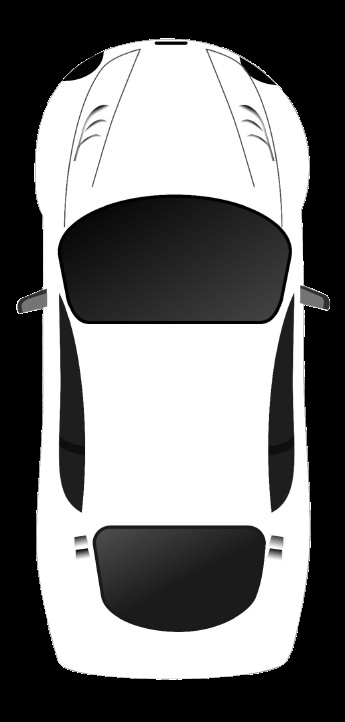
#> input picture Kalibri_AR/car.png, 345 x 722 px
$ python kalibri_ar.py
#> lines starting #> are read from the running program, lines starting #| are printed output that depends on the picture; after the words box and inside, x2 and y2 are one past the last pixel; in counts of white or black regions, pixels touching at a corner belong together
import math
from pathlib import Path

import cv2
import numpy as np

VIDEO_PATH = "sample.mp4"
CAR_IMAGE_PATH = "car.png"
OUTPUT_VIDEO_PATH = "ar_car_slow_turns.mp4"
CALIBRATION_CACHE_PATH = "camera_calibration_result.npz"

PATTERN_SIZE = (10, 7)   # checkerboard inner corners: columns, rows
SQUARE_SIZE = 25.0       # millimeters

FRAME_STEP_FOR_CALIBRATION = 10
MIN_VALID_FRAMES = 12

SHOW_PREVIEW = False
DRAW_AXES = True
DRAW_TRACK = False
DRAW_CORNERS = False
DRAW_INFO = True

# Car dimensions on the checkerboard plane.
CAR_LENGTH_CELLS = 2.10
CAR_WIDTH_CELLS = 1.05

# Slower motion than before.
PATH_SPEED_CELLS_PER_FRAME = 0.032

# Sprite heading correction.
# The provided car sprite points upward in image coordinates.
# This offset makes the car face the actual direction of travel.
SPRITE_FORWARD_OFFSET_RAD = math.pi / 2.0


def load_rgba_image(path: str) -> np.ndarray:
    image = cv2.imread(path, cv2.IMREAD_UNCHANGED)
    if image is None:
        raise RuntimeError(f"Failed to load image: {path}")

    if image.ndim == 2:
        image = cv2.cvtColor(image, cv2.COLOR_GRAY2BGRA)
    elif image.shape[2] == 3:
        alpha = np.full((image.shape[0], image.shape[1], 1), 255, dtype=np.uint8)
        image = np.concatenate([image, alpha], axis=2)

    return image


def build_object_points(pattern_size, square_size):
    cols, rows = pattern_size
    objp = np.zeros((rows * cols, 3), np.float32)
    objp[:, :2] = np.mgrid[0:cols, 0:rows].T.reshape(-1, 2) * square_size
    return objp


# [54 lines left out: function collect_calibration_points, not called in this run]


def load_or_calibrate(video_path):
    cache_path = Path(CALIBRATION_CACHE_PATH)
    if cache_path.exists():
        data = np.load(str(cache_path))
        return data["camera_matrix"], data["dist_coeffs"]

    object_points, image_points, image_size = collect_calibration_points(
        video_path,
        PATTERN_SIZE,
        SQUARE_SIZE,
        FRAME_STEP_FOR_CALIBRATION,
    )

    if len(image_points) < MIN_VALID_FRAMES:
        raise RuntimeError(
            f"Not enough valid calibration detections: found {len(image_points)}, "
            f"need at least {MIN_VALID_FRAMES}."
        )

    _, camera_matrix, dist_coeffs, _, _ = cv2.calibrateCamera(
        object_points,
        image_points,
        image_size,
        None,
        None,
    )

    np.savez(
        str(cache_path),
        camera_matrix=camera_matrix,
        dist_coeffs=dist_coeffs,
    )

    return camera_matrix, dist_coeffs


def detect_pose(frame, camera_matrix, dist_coeffs):
    gray = cv2.cvtColor(frame, cv2.COLOR_BGR2GRAY)
    flags = (
        cv2.CALIB_CB_ADAPTIVE_THRESH
        + cv2.CALIB_CB_NORMALIZE_IMAGE
        + cv2.CALIB_CB_FAST_CHECK
    )

    found, corners = cv2.findChessboardCorners(gray, PATTERN_SIZE, flags)
    if not found:
        return None, None, None

    criteria = (
        cv2.TERM_CRITERIA_EPS + cv2.TERM_CRITERIA_MAX_ITER,
        30,
        0.001,
    )
    corners = cv2.cornerSubPix(
        gray,
        corners,
        (11, 11),
        (-1, -1),
        criteria,
    )

    objp = build_object_points(PATTERN_SIZE, SQUARE_SIZE)
    success, rvec, tvec = cv2.solvePnP(objp, corners, camera_matrix, dist_coeffs)
    if not success:
        return None, None, None

    return rvec, tvec, corners


def project_points(points_3d, rvec, tvec, camera_matrix, dist_coeffs):
    projected, _ = cv2.projectPoints(
        np.asarray(points_3d, dtype=np.float32),
        rvec,
        tvec,
        camera_matrix,
        dist_coeffs,
    )
    return projected.reshape(-1, 2)


def alpha_blend_rgba_onto_bgr(dst_bgr, src_rgba):
    alpha = src_rgba[:, :, 3:4].astype(np.float32) / 255.0
    src = src_rgba[:, :, :3].astype(np.float32)
    dst = dst_bgr.astype(np.float32)
    blended = src * alpha + dst * (1.0 - alpha)
    np.copyto(dst_bgr, np.clip(blended, 0, 255).astype(np.uint8))


def warp_rgba_to_quad(frame, rgba, quad_2d):
    h, w = rgba.shape[:2]
    src = np.array(
        [[0, 0], [w - 1, 0], [w - 1, h - 1], [0, h - 1]],
        dtype=np.float32,
    )
    dst = np.asarray(quad_2d, dtype=np.float32)
    H = cv2.getPerspectiveTransform(src, dst)
    warped = cv2.warpPerspective(
        rgba,
        H,
        (frame.shape[1], frame.shape[0]),
        flags=cv2.INTER_LINEAR,
        borderMode=cv2.BORDER_CONSTANT,
        borderValue=(0, 0, 0, 0),
    )
    alpha_blend_rgba_onto_bgr(frame, warped)


def rotate_sprite_keep_alpha(sprite_rgba, angle_deg):
    h, w = sprite_rgba.shape[:2]
    center = (w * 0.5, h * 0.5)

    rotation = cv2.getRotationMatrix2D(center, angle_deg, 1.0)
    cos_v = abs(rotation[0, 0])
    sin_v = abs(rotation[0, 1])

    new_w = int(math.ceil((h * sin_v) + (w * cos_v)))
    new_h = int(math.ceil((h * cos_v) + (w * sin_v)))

    rotation[0, 2] += (new_w * 0.5) - center[0]
    rotation[1, 2] += (new_h * 0.5) - center[1]

    rotated = cv2.warpAffine(
        sprite_rgba,
        rotation,
        (new_w, new_h),
        flags=cv2.INTER_LINEAR,
        borderMode=cv2.BORDER_CONSTANT,
        borderValue=(0, 0, 0, 0),
    )
    return rotated


def draw_axes(frame, rvec, tvec, camera_matrix, dist_coeffs, axis_len=70.0):
    axis = np.float32([
        [0, 0, 0],
        [axis_len, 0, 0],
        [0, axis_len, 0],
        [0, 0, -axis_len],
    ])
    imgpts = project_points(axis, rvec, tvec, camera_matrix, dist_coeffs).astype(np.int32)
    o, x, y, z = imgpts
    cv2.line(frame, tuple(o), tuple(x), (0, 0, 255), 3, cv2.LINE_AA)
    cv2.line(frame, tuple(o), tuple(y), (0, 255, 0), 3, cv2.LINE_AA)
    cv2.line(frame, tuple(o), tuple(z), (255, 0, 0), 3, cv2.LINE_AA)


class RoundedRectangleTrack:
    def __init__(self, xmin, ymin, xmax, ymax, radius):
        if xmax <= xmin or ymax <= ymin:
            raise ValueError("Invalid track bounds.")
        width = xmax - xmin
        height = ymax - ymin
        max_radius = 0.5 * min(width, height) - 1e-6
        self.r = max(0.01, min(radius, max_radius))
        self.xmin = xmin
        self.ymin = ymin
        self.xmax = xmax
        self.ymax = ymax
        self.width = width
        self.height = height

        self.top_len = self.width - 2.0 * self.r
        self.right_len = self.height - 2.0 * self.r
        self.bottom_len = self.top_len
        self.left_len = self.right_len
        self.arc_len = 0.5 * math.pi * self.r

        self.segment_lengths = [
            self.top_len,
            self.arc_len,
            self.right_len,
            self.arc_len,
            self.bottom_len,
            self.arc_len,
            self.left_len,
            self.arc_len,
        ]
        self.total_len = float(sum(self.segment_lengths))

    def sample(self, s):
        s = float(s % self.total_len)
        x0, y0, x1, y1, r = self.xmin, self.ymin, self.xmax, self.ymax, self.r

        if s < self.top_len:
            u = 0.0 if self.top_len == 0 else s / self.top_len
            pos = np.array([x0 + r + u * (self.width - 2.0 * r), y0], dtype=np.float32)
            tangent = np.array([1.0, 0.0], dtype=np.float32)
            return pos, tangent
        s -= self.top_len

        if s < self.arc_len:
            angle = -0.5 * math.pi + s / r
            center = np.array([x1 - r, y0 + r], dtype=np.float32)
            pos = center + r * np.array([math.cos(angle), math.sin(angle)], dtype=np.float32)
            tangent = np.array([-math.sin(angle), math.cos(angle)], dtype=np.float32)
            return pos, tangent
        s -= self.arc_len

        if s < self.right_len:
            u = 0.0 if self.right_len == 0 else s / self.right_len
            pos = np.array([x1, y0 + r + u * (self.height - 2.0 * r)], dtype=np.float32)
            tangent = np.array([0.0, 1.0], dtype=np.float32)
            return pos, tangent
        s -= self.right_len

        if s < self.arc_len:
            angle = 0.0 + s / r
            center = np.array([x1 - r, y1 - r], dtype=np.float32)
            pos = center + r * np.array([math.cos(angle), math.sin(angle)], dtype=np.float32)
            tangent = np.array([-math.sin(angle), math.cos(angle)], dtype=np.float32)
            return pos, tangent
        s -= self.arc_len

        if s < self.bottom_len:
            u = 0.0 if self.bottom_len == 0 else s / self.bottom_len
            pos = np.array([x1 - r - u * (self.width - 2.0 * r), y1], dtype=np.float32)
            tangent = np.array([-1.0, 0.0], dtype=np.float32)
            return pos, tangent
        s -= self.bottom_len

        if s < self.arc_len:
            angle = 0.5 * math.pi + s / r
            center = np.array([x0 + r, y1 - r], dtype=np.float32)
            pos = center + r * np.array([math.cos(angle), math.sin(angle)], dtype=np.float32)
            tangent = np.array([-math.sin(angle), math.cos(angle)], dtype=np.float32)
            return pos, tangent
        s -= self.arc_len

        if s < self.left_len:
            u = 0.0 if self.left_len == 0 else s / self.left_len
            pos = np.array([x0, y1 - r - u * (self.height - 2.0 * r)], dtype=np.float32)
            tangent = np.array([0.0, -1.0], dtype=np.float32)
            return pos, tangent
        s -= self.left_len

        angle = math.pi + s / r
        center = np.array([x0 + r, y0 + r], dtype=np.float32)
        pos = center + r * np.array([math.cos(angle), math.sin(angle)], dtype=np.float32)
        tangent = np.array([-math.sin(angle), math.cos(angle)], dtype=np.float32)
        return pos, tangent

    # [6 lines left out: function polyline, not called in this run]


def create_track():
    cols, rows = PATTERN_SIZE
    margin = 0.75
    xmin = margin
    ymin = margin
    xmax = (cols - 1.0) - margin
    ymax = (rows - 1.0) - margin
    radius = 1.20
    return RoundedRectangleTrack(xmin, ymin, xmax, ymax, radius)


def build_car_quad_world(center_xy_mm, heading_rad, car_length_mm, car_width_mm, z_lift_mm=0.0):
    half_length = 0.5 * car_length_mm
    half_width = 0.5 * car_width_mm

    # Local sprite frame:
    # - x = across the car width
    # - y = along the car length
    # The front of the sprite is at negative y because the car image points upward.
    local = np.array([
        [-half_width, -half_length, 0.0],   # top-left
        [ half_width, -half_length, 0.0],   # top-right
        [ half_width,  half_length, 0.0],   # bottom-right
        [-half_width,  half_length, 0.0],   # bottom-left
    ], dtype=np.float32)

    cos_a = math.cos(heading_rad)
    sin_a = math.sin(heading_rad)
    rotation = np.array([
        [cos_a, -sin_a, 0.0],
        [sin_a,  cos_a, 0.0],
        [0.0,    0.0,   1.0],
    ], dtype=np.float32)

    world = (rotation @ local.T).T
    world[:, 0] += center_xy_mm[0]
    world[:, 1] += center_xy_mm[1]
    world[:, 2] += -z_lift_mm
    return world


# [9 lines left out: function draw_track, not called in this run]


def add_shadow(frame, quad_2d):
    shadow = frame.copy()
    pts = np.asarray(quad_2d, dtype=np.int32)
    cv2.fillConvexPoly(shadow, pts, (20, 20, 20), lineType=cv2.LINE_AA)
    cv2.addWeighted(shadow, 0.18, frame, 0.82, 0.0, dst=frame)


def main():
    video_path = Path(VIDEO_PATH)
    car_path = Path(CAR_IMAGE_PATH)

    if not video_path.exists():
        raise FileNotFoundError(f"Missing video: {video_path}")
    if not car_path.exists():
        raise FileNotFoundError(f"Missing car image: {car_path}")

    camera_matrix, dist_coeffs = load_or_calibrate(str(video_path))
#> (reads Kalibri_AR/camera_calibration_result.npz from the repository)
    car_rgba = load_rgba_image(str(car_path))
#> in load_rgba_image, image is the input picture: shape (722, 345, 4); mean B, G, R, A 119.1, 119.1, 119.1, 164.8
    track = create_track()

    cap = cv2.VideoCapture(str(video_path))
    if not cap.isOpened():
        raise RuntimeError(f"Failed to open video: {video_path}")

    width = int(cap.get(cv2.CAP_PROP_FRAME_WIDTH))
    height = int(cap.get(cv2.CAP_PROP_FRAME_HEIGHT))
    fps = cap.get(cv2.CAP_PROP_FPS)
    if fps <= 0:
        fps = 30.0

    writer = cv2.VideoWriter(
        OUTPUT_VIDEO_PATH,
        cv2.VideoWriter_fourcc(*"mp4v"),
        fps,
        (width, height),
    )

    car_length_mm = CAR_LENGTH_CELLS * SQUARE_SIZE
    car_width_mm = CAR_WIDTH_CELLS * SQUARE_SIZE

    progress = 0.0
    last_rvec = None
    last_tvec = None

    frame_index = 0
    while True:
        ok, frame = cap.read()
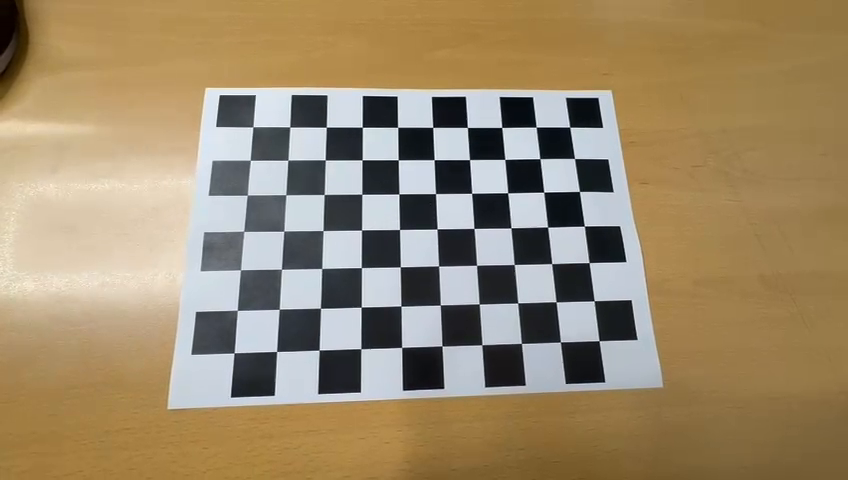
#> input picture frame 29 of Kalibri_AR/sample.mp4, 848 x 480 px
#> frame is the input picture: shape (480, 848, 3); mean B, G, R 107.3, 137.3, 155.7
        if not ok:
            break

        rvec, tvec, corners = detect_pose(frame, camera_matrix, dist_coeffs)
#> in detect_pose, `gray = cv2.cvtColor(frame, cv2.COLOR_BGR2GRAY)`:
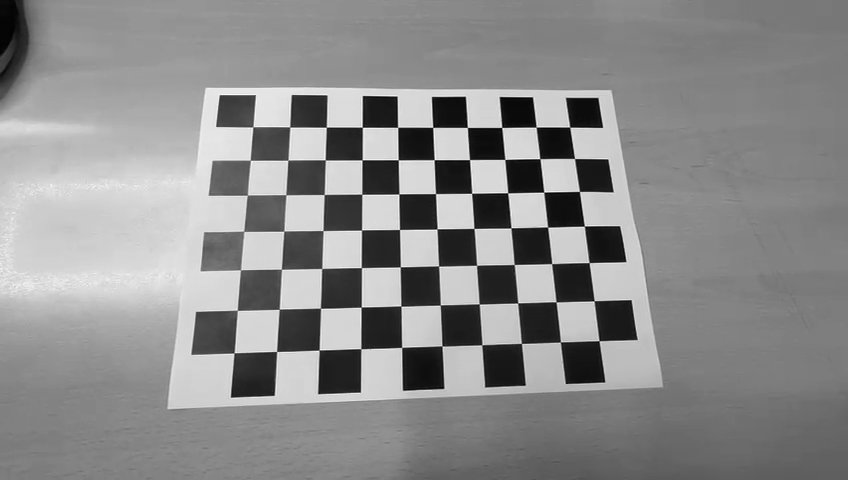
#> gray: shape (480, 848); min 0, max 255, mean 139.4
#> in detect_pose, `found, corners = cv2.findChessboardCorners(gray, PATTERN_SIZE, flags)`: found = True; corners = 70 rows, first 8: [252.9, 126.8], [289.7, 126.9], [326.2, 127.2], [362.3, 127.3], [397.6, 127.3], [432.7, 127.4], [467.4, 127.5], [501.6, 127.4]
#> in detect_pose, `corners = cv2.cornerSubPix( gray, corners, (11, 11), (-1, -1), criteri..`: corners = 70 rows, first 8: [252.9, 126.8], [289.8, 126.9], [326.3, 127.2], [362.3, 127.2], [397.6, 127.3], [432.7, 127.4], [467.3, 127.4], [501.7, 127.5]
#> in detect_pose, `success, rvec, tvec = cv2.solvePnP(objp, corners, camera_matrix, dist_..`: success = True; rvec = [-0.26, -0.0551, -0.0238]; tvec = [-116.6, -75.45, 274]
#> rvec = [-0.26, -0.0551, -0.0238]; tvec = [-116.6, -75.45, 274]
        if rvec is not None:
            last_rvec = rvec
#> last_rvec = [-0.26, -0.0551, -0.0238]
            last_tvec = tvec
#> last_tvec = [-116.6, -75.45, 274]
        elif last_rvec is not None:
            rvec = last_rvec
            tvec = last_tvec

        if rvec is not None:
            center_cells, tangent = track.sample(progress)
            tangent = tangent / max(np.linalg.norm(tangent), 1e-8)

            # Because the sprite points upward, add the offset so heading matches travel.
            heading_rad = math.atan2(float(tangent[1]), float(tangent[0])) + SPRITE_FORWARD_OFFSET_RAD

            center_mm = center_cells * SQUARE_SIZE
            car_quad_world = build_car_quad_world(
                center_mm,
                heading_rad,
                car_length_mm,
                car_width_mm,
                z_lift_mm=1.0,
            )
            car_quad_2d = project_points(car_quad_world, rvec, tvec, camera_matrix, dist_coeffs)
#> in project_points, `projected, _ = cv2.projectPoints( np.asarray(points_3d, dtype=np.float..`: projected = [[362, 133.7], [361.8, 168.7], [283.2, 168.8], [285.3, 133.5]]
#> car_quad_2d has the same summary as projected in project_points

            # Rotate the sprite in its own canvas first, then project as a rigid rectangle.
            # This keeps turns visually correct and avoids the squashed look.
            sprite_rotation_deg = -math.degrees(heading_rad - SPRITE_FORWARD_OFFSET_RAD)
            rotated_car = rotate_sprite_keep_alpha(car_rgba, sprite_rotation_deg)

            shadow_world = build_car_quad_world(
                center_mm + np.array([1.5, 1.5], dtype=np.float32),
                heading_rad,
                car_length_mm * 1.04,
                car_width_mm * 1.04,
                z_lift_mm=0.0,
            )
            shadow_2d = project_points(shadow_world, rvec, tvec, camera_matrix, dist_coeffs)
#> shadow_2d = [[365.8, 135.7], [365.7, 172], [284.1, 172.3], [286.3, 135.5]]

            add_shadow(frame, shadow_2d)
#> in add_shadow, `pts = np.asarray(quad_2d, dtype=np.int32)`: pts = [[365, 135], [365, 172], [284, 172], [286, 135]]
#> in add_shadow, `cv2.fillConvexPoly(shadow, pts, (20, 20, 20), lineType=cv2.LINE_AA)`:
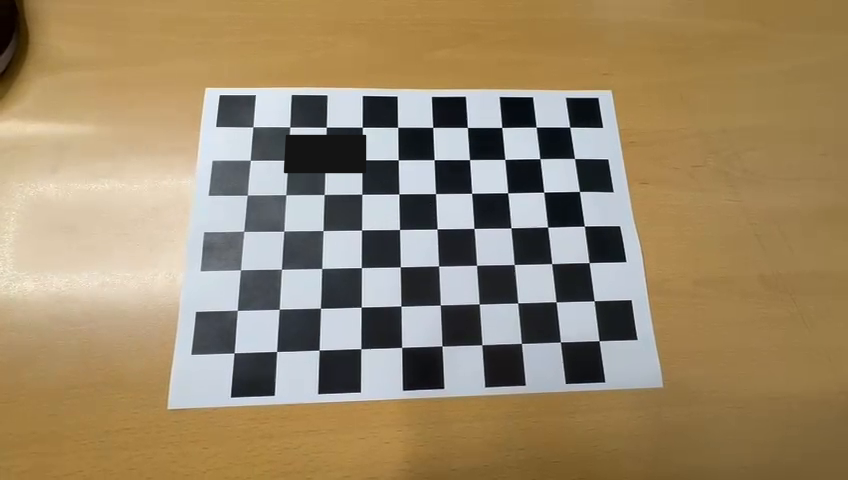
#> shadow: shape (480, 848, 3); 0.81% of pixels changed, all inside (x1, y1, x2, y2) = (283, 134, 367, 174)
#> in add_shadow, `cv2.addWeighted(shadow, 0.18, frame, 0.82, 0.0, dst=frame)`:
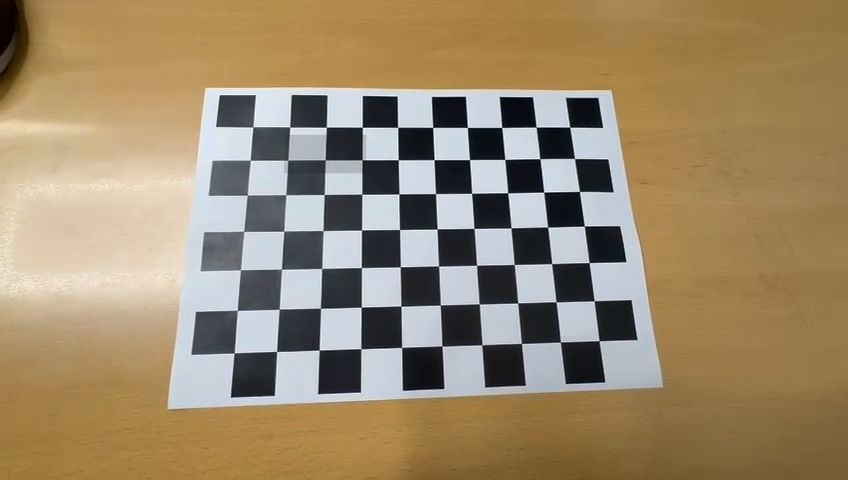
#> frame: shape (480, 848, 3); 0.81% of pixels changed, all inside (x1, y1, x2, y2) = (283, 134, 367, 174)
            warp_rgba_to_quad(frame, rotated_car, car_quad_2d)
#> in warp_rgba_to_quad, `dst = np.asarray(quad_2d, dtype=np.float32)`: dst has the same summary as projected in project_points
#> in warp_rgba_to_quad, `H = cv2.getPerspectiveTransform(src, dst)`: H = [[-0.0254, -0.111, 362], [0.09, -0.0026, 133.7], [-6.87e-05, -1.67e-05, 1]]
#> in warp_rgba_to_quad, `warped = cv2.warpPerspective( rgba, H, (frame.shape[1], frame.shape[0]..`:
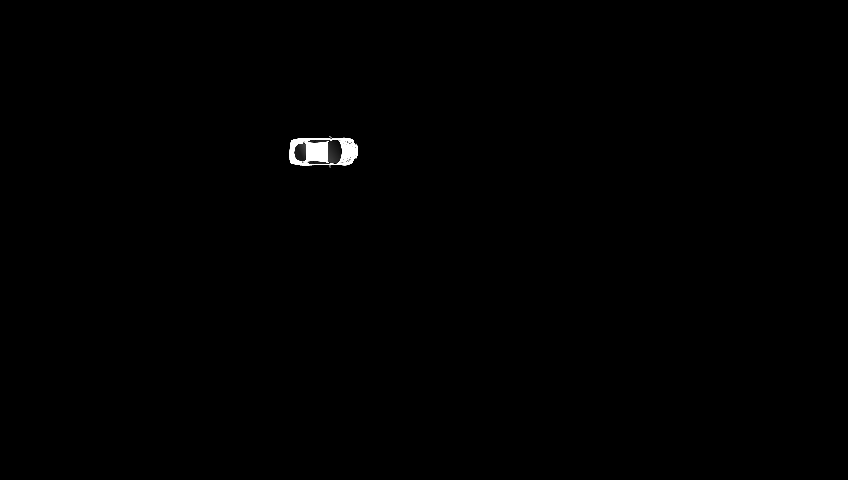
#> warped: shape (480, 848, 4); mean B, G, R, A 0.8, 0.8, 0.8, 1.1

            if DRAW_TRACK:
                draw_track(frame, track, rvec, tvec, camera_matrix, dist_coeffs)

            if DRAW_AXES:
                draw_axes(frame, rvec, tvec, camera_matrix, dist_coeffs)
#> in draw_axes, `imgpts = project_points(axis, rvec, tvec, camera_matrix, dist_coeffs)...`: imgpts = [[252, 126], [355, 127], [244, 224], [203, 55]]
#> in draw_axes, `o, x, y, z = imgpts`: o = [252, 126]; x = [355, 127]; y = [244, 224]; z = [203, 55]

            if DRAW_CORNERS and corners is not None:
                cv2.drawChessboardCorners(frame, PATTERN_SIZE, corners, True)

            if DRAW_INFO:
                cv2.putText(
                    frame,
                    f"car speed: {PATH_SPEED_CELLS_PER_FRAME:.3f} cells/frame",
                    (20, 35),
                    cv2.FONT_HERSHEY_SIMPLEX,
                    0.8,
                    (0, 255, 0),
                    2,
                    cv2.LINE_AA,
                )
                cv2.putText(
                    frame,
                    "turning aligned to motion direction",
                    (20, 68),
                    cv2.FONT_HERSHEY_SIMPLEX,
                    0.8,
                    (0, 255, 0),
                    2,
                    cv2.LINE_AA,
                )
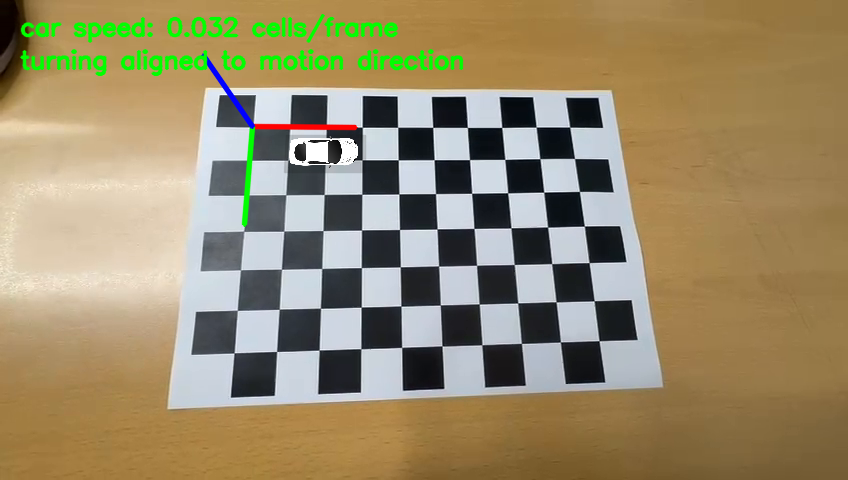
#> frame: shape (480, 848, 3); mean B, G, R 105.9, 139, 152.8

            progress += PATH_SPEED_CELLS_PER_FRAME
        else:
            cv2.putText(
                frame,
                "checkerboard not found",
                (20, 40),
                cv2.FONT_HERSHEY_SIMPLEX,
                1.0,
                (0, 0, 255),
                2,
                cv2.LINE_AA,
            )

        writer.write(frame)

        if SHOW_PREVIEW:
            cv2.imshow("AR Car", frame)
            key = cv2.waitKey(1) & 0xFF
            if key in (27, ord("q")):
                break

        frame_index += 1

    cap.release()
    writer.release()
    if SHOW_PREVIEW:
        cv2.destroyAllWindows()

    print(f"Saved: {OUTPUT_VIDEO_PATH}")


if __name__ == "__main__":
    main()
